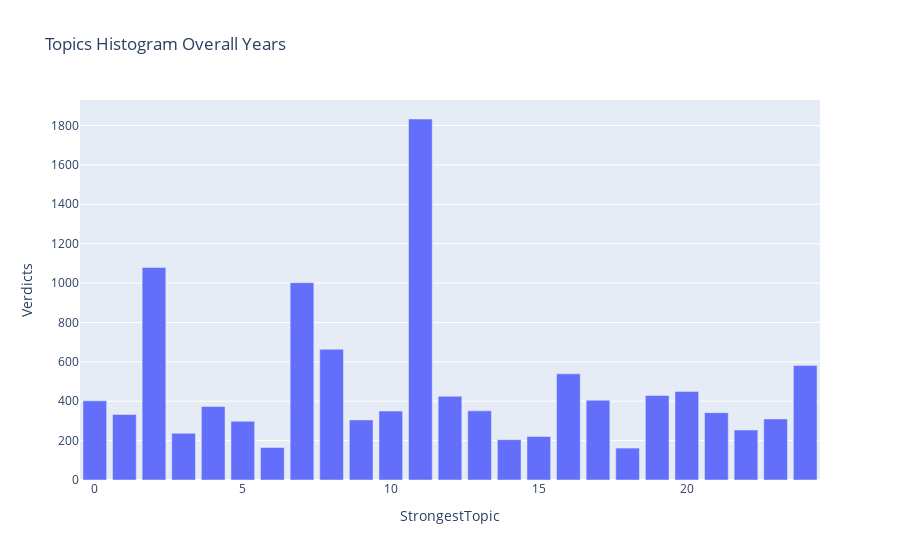

The notebook cell this image was saved under:
### Code cell
yr_agg_df["StrongestTopic"] = yr_agg_df["StrongestTopic"].astype(int) 
agg_df = yr_agg_df.groupby(["StrongestTopic"])["Verdicts"].sum().reset_index()
fig = px.bar(agg_df, x='StrongestTopic', y='Verdicts', title = "Topics Histogram Overall Years")
fig.show()

### Figure 1 — Plotly figure (JSON) as saved in the notebook; plotly's stock layout.template omitted (floating-point values rounded to 4 significant figures)
{"data": [{"alignmentgroup": "True", "hovertemplate": "StrongestTopic=%{x}<br>Verdicts=%{y}<extra></extra>", "legendgroup": "", "marker": {"color": "#636efa", "pattern": {"shape": ""}}, "name": "", "offsetgroup": "", "orientation": "v", "showlegend": false, "textposition": "auto", "type": "bar", "x": [0, 1, 2, 3, 4, 5, 6, 7, 8, 9, 10, 11, 12, 13, 14, 15, 16, 17, 18, 19, 20, 21, 22, 23, 24], "xaxis": "x", "y": [402, 333, 1079, 237, 373, 298, 165, 1002, 664, 305, 350, 1833, 425, 351, 205, 221, 539, 405, 162, 429, 449, 342, 254, 310, 582], "yaxis": "y"}], "layout": {"barmode": "relative", "legend": {"tracegroupgap": 0}, "title": {"text": "Topics Histogram Overall Years"}, "xaxis": {"anchor": "y", "domain": [0, 1], "title": {"text": "StrongestTopic"}}, "yaxis": {"anchor": "x", "domain": [0, 1], "title": {"text": "Verdicts"}}}}
